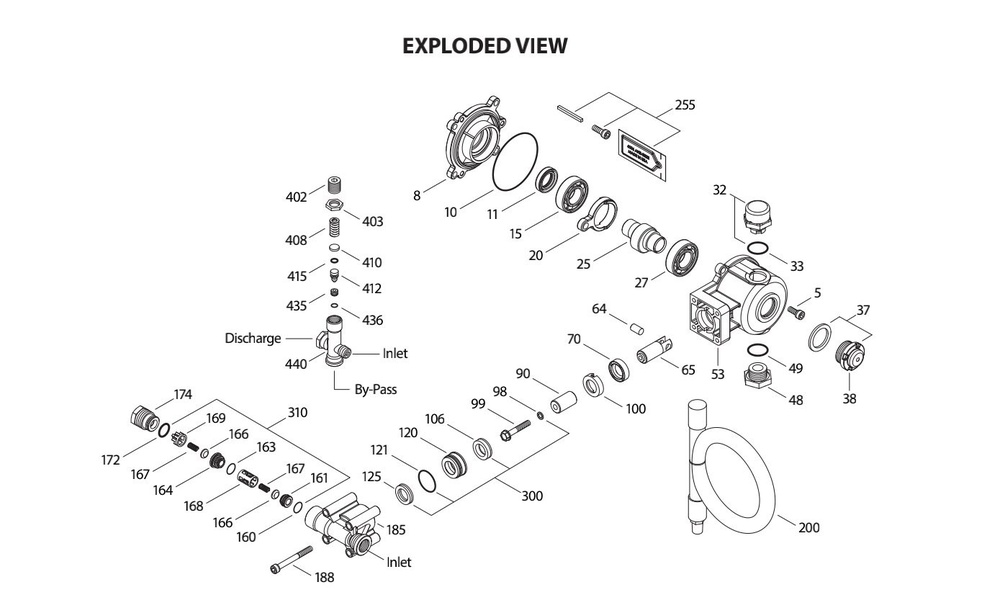
#> input picture 2.jpg, 1000 x 595 px, shrunk from 1389 x 826 before the run
$ jupyter execute Untitled6.ipynb
#> lines starting #> are read from the running program, lines starting #| are printed output that depends on the picture; after the words box and inside, x2 and y2 are one past the last pixel; in counts of white or black regions, pixels touching at a corner belong together
[cell 1]
import cv2

image = cv2.imread('2.jpg')
#> image is the input picture: shape (595, 1000, 3); mean B, G, R 247.3, 247.3, 247.4
edged = cv2.Canny(image, 175, 200)
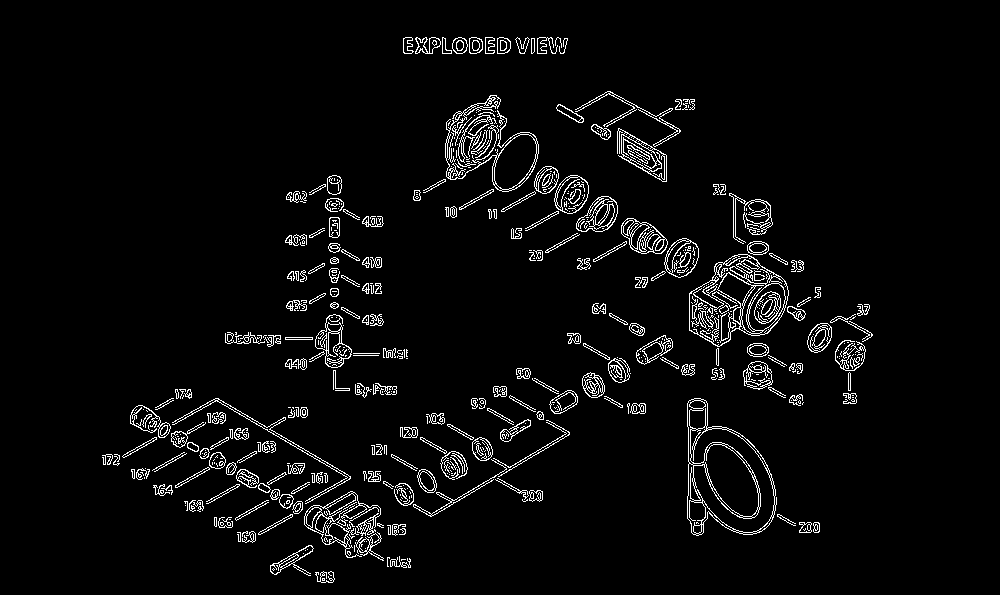
#> edged: shape (595, 1000); 4.1% white in thin lines or dots, all inside (x1, y1, x2, y2) = (102, 37, 873, 583)

contours, hierarchy = cv2.findContours(edged, cv2.RETR_EXTERNAL, cv2.CHAIN_APPROX_SIMPLE)
#> contours = 394 contours, 250 with area under 20; largest, box (x1, y1, x2, y2) and area: (687, 398, 777, 536) 8311, (689, 254, 789, 347) 6234, (445, 95, 539, 192) 2398, (304, 491, 381, 558) 1462, (617, 128, 667, 182) 1239
cv2.drawContours(image, contours, -1, (0,255,0), 1)
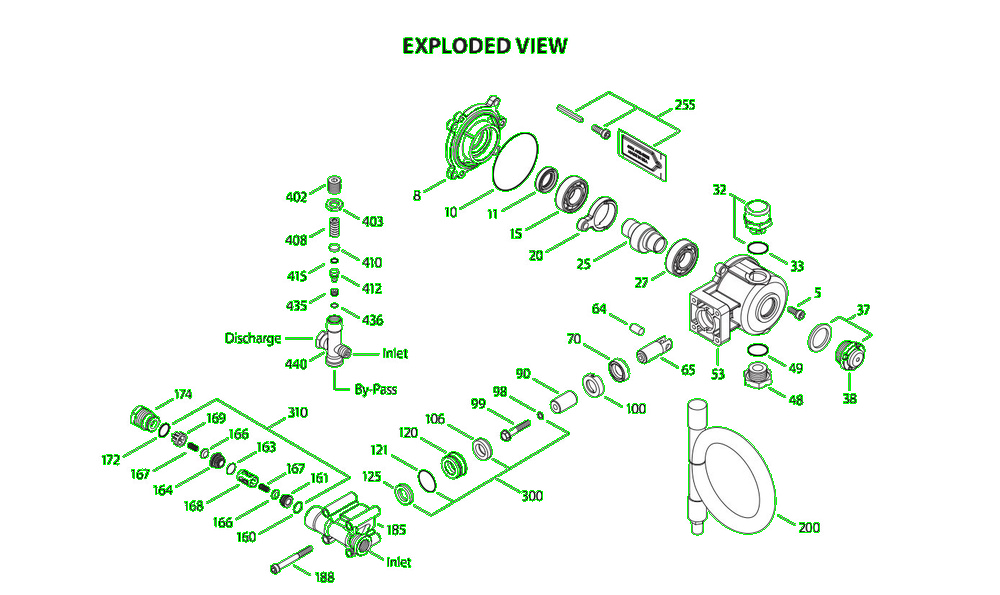
#> image: shape (595, 1000, 3); 2.74% of pixels changed, all inside (x1, y1, x2, y2) = (102, 37, 873, 583)

cv2.imshow("Show contour", image)
cv2.waitKey(0)
cv2.destroyAllWindows()

for i,c in enumerate(contours):
    rect = cv2.boundingRect(c)
    x,y,w,h = rect
    box = cv2.rectangle(image, (x,y), (x+w,y+h), (0,0,255), 1)
    cropped = image[y: y+h, x: x+w]
    cX= int (x+w/2)
    cY= int (y+h/2)
    print(i, cX ,cY)
    cv2.circle(image, (cX, cY), 4, (0,0, 255), -1)
#> this loop made 394 passes
#> (x, y, w, h, cX, cY) on passes 2, 4, 5: (315, 571, 20, 12, 325, 577), (387, 557, 3, 10, 388, 562), (390, 556, 21, 12, 400, 562)
#| 0 323 579
#| 1 325 577
#| 2 403 560
#| 3 388 562
#| 4 400 562
#| 5 349 553
#| 6 354 548
#| 7 292 560
#> (further printed lines are left out)
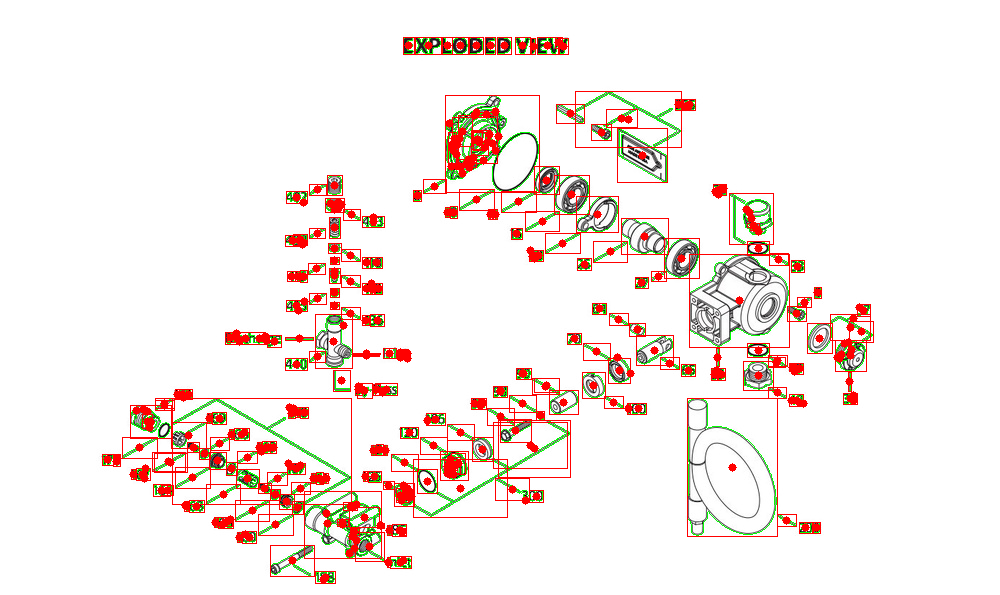
#> image: shape (595, 1000, 3); 5.27% of pixels changed, all inside (x1, y1, x2, y2) = (102, 37, 874, 584)
    # [6 lines of commented-out code are left out]


cv2.imshow("Show Boxes", image)
cv2.waitKey(0)
cv2.destroyAllWindows()
